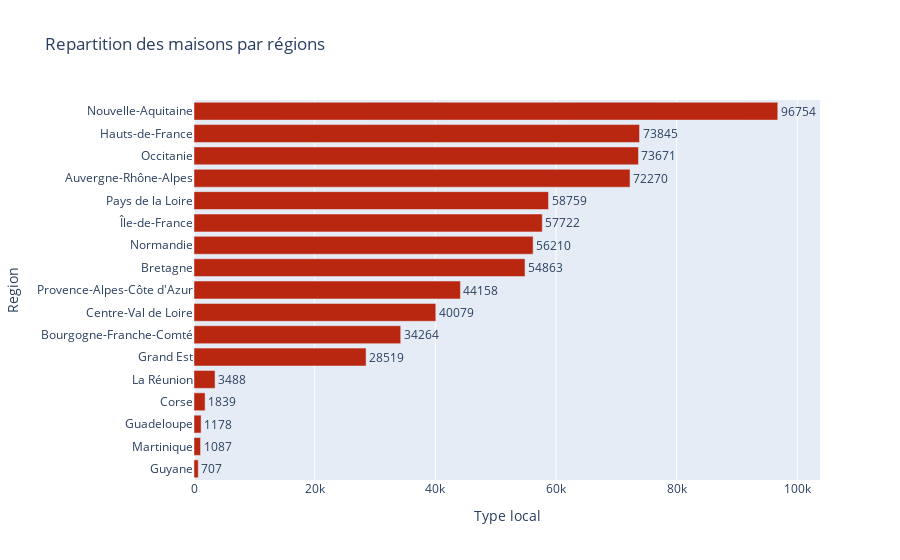

The cell this chart's notebook holds for it:
### Code cell
nbMaisonByRegionFig = px.bar(res,x="Type local", y="Region" ,title='Repartition des maisons par régions', 
             text='Type local', orientation='h',range_x = [0, max(res['Type local']+7000 )])
nbMaisonByRegionFig.update_traces(marker_color= '#ba2710', opacity=1, textposition='outside')
nbMaisonByRegionFig.show()

### Figure 1 — Plotly figure (JSON) as saved in the notebook; plotly's stock layout.template omitted (floating-point values rounded to 4 significant figures)
{"data": [{"alignmentgroup": "True", "hovertemplate": "Type local=%{text}<br>Region=%{y}<extra></extra>", "legendgroup": "", "marker": {"color": "#ba2710", "pattern": {"shape": ""}}, "name": "", "offsetgroup": "", "opacity": 1, "orientation": "h", "showlegend": false, "text": [707, 1087, 1178, 1839, 3488, 28519, 34264, 40079, 44158, 54863, 56210, 57722, 58759, 72270, 73671, 73845, 96754], "textposition": "outside", "type": "bar", "x": [707, 1087, 1178, 1839, 3488, 28519, 34264, 40079, 44158, 54863, 56210, 57722, 58759, 72270, 73671, 73845, 96754], "xaxis": "x", "y": ["Guyane", "Martinique", "Guadeloupe", "Corse", "La Réunion", "Grand Est", "Bourgogne-Franche-Comté", "Centre-Val de Loire", "Provence-Alpes-Côte d'Azur", "Bretagne", "Normandie", "Île-de-France", "Pays de la Loire", "Auvergne-Rhône-Alpes", "Occitanie", "Hauts-de-France", "Nouvelle-Aquitaine"], "yaxis": "y"}], "layout": {"barmode": "relative", "legend": {"tracegroupgap": 0}, "title": {"text": "Repartition des maisons par régions"}, "xaxis": {"anchor": "y", "domain": [0, 1], "range": [0, 103754], "title": {"text": "Type local"}}, "yaxis": {"anchor": "x", "domain": [0, 1], "title": {"text": "Region"}}}}
